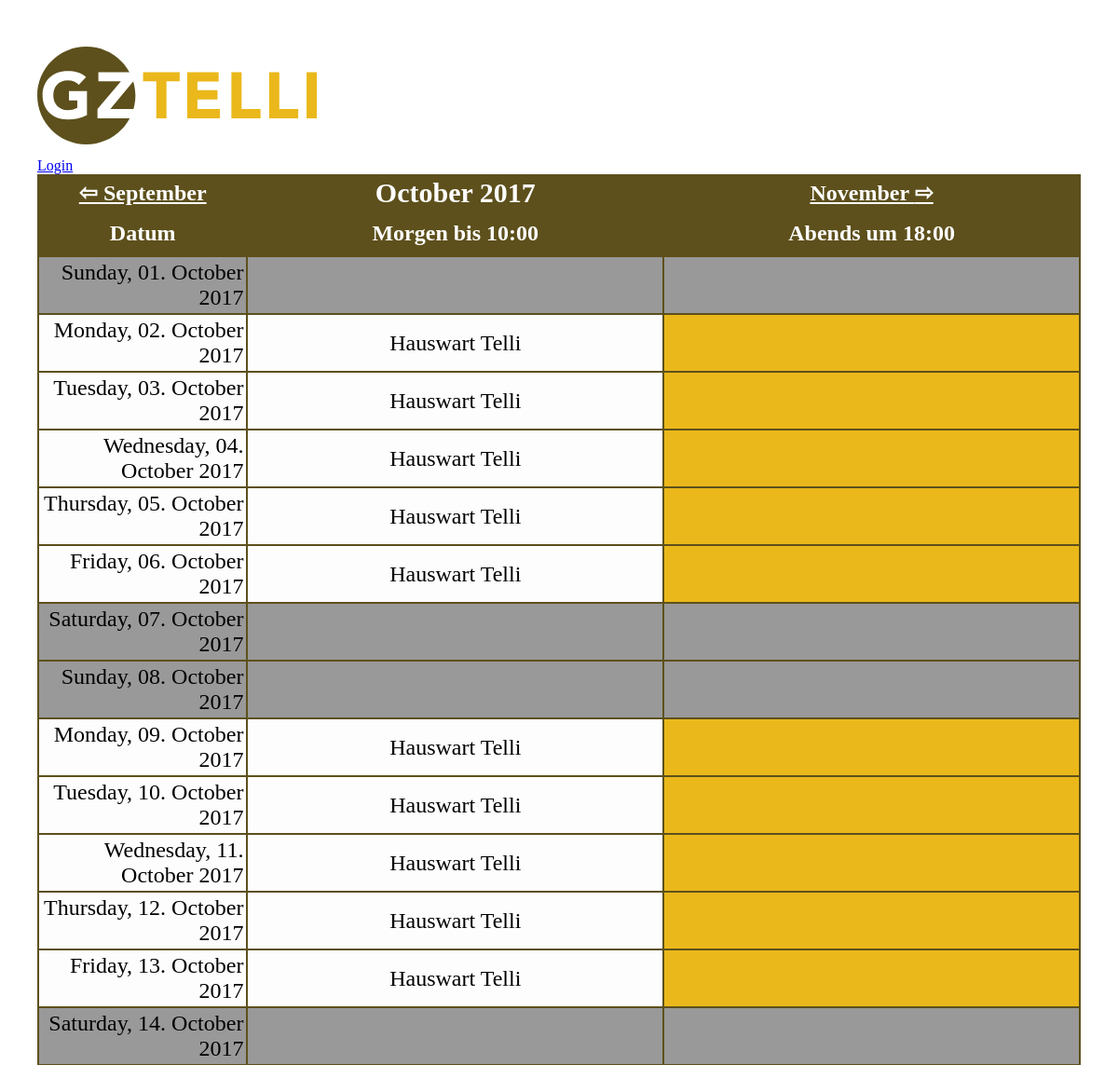
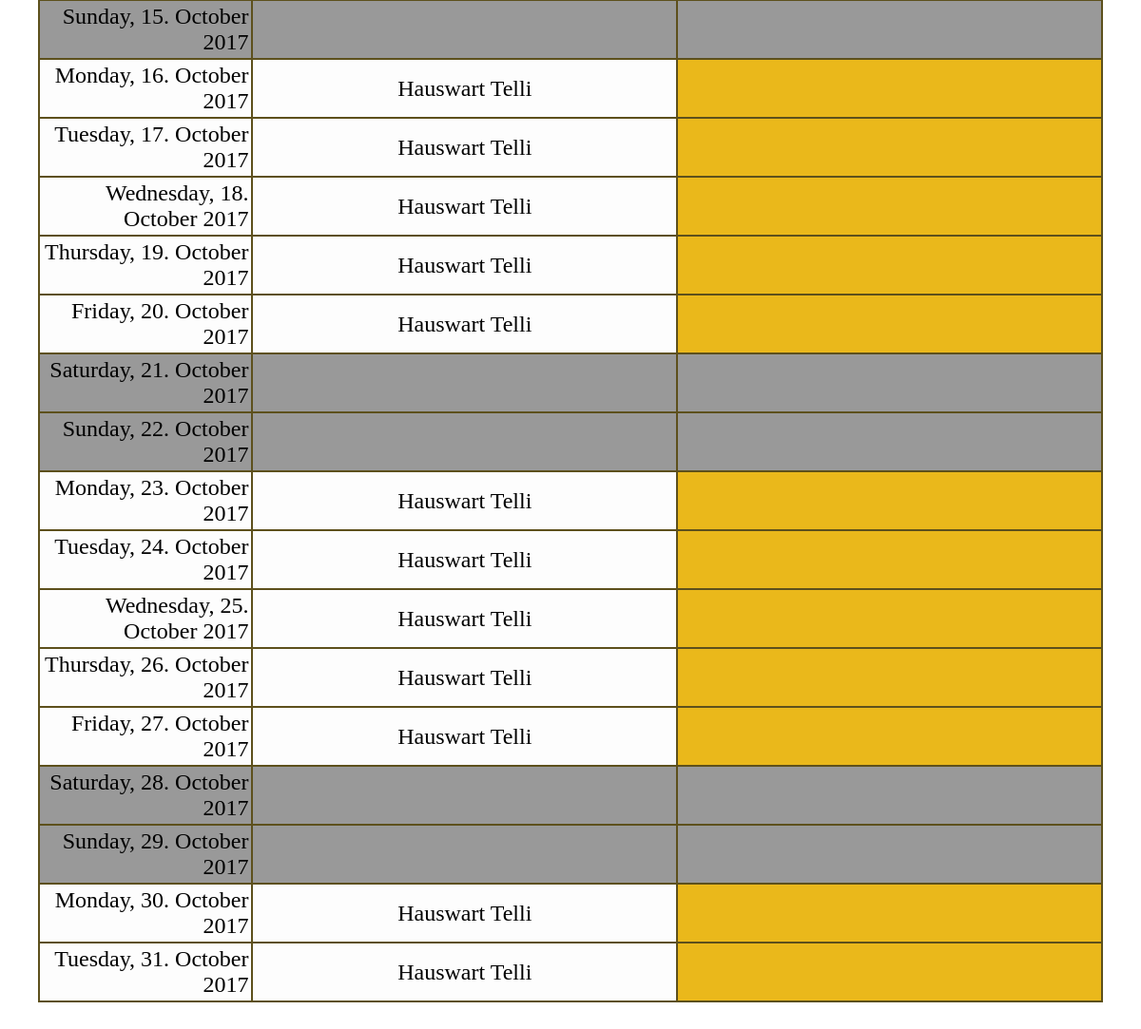
/index.php?monat=10&jahr=2017, run on the app's committed database (2 pictures, top to bottom).
### tables this page shows
CREATE TABLE IF NOT EXISTS `basketball` (
  `id` SMALLINT NOT NULL AUTO_INCREMENT,
  `datum` DATE NOT NULL UNIQUE,
  `morgen` text NOT NULL,
  `abends` text NOT NULL,
  PRIMARY KEY (id)
);

### dbcontroller.php (called while the page is built, shortened)
<?php
class DBController {
	private $host = "localhost";
	private $user = "marcland_telli";
	private $password = "qayxswedc$";
	private $database = "marcland_telli";
	private $db;
	function __construct() {
		$this->db = $this->connectDB();
	}
	function connectDB() {
		$db = new PDO('mysql:host='.$this->host.';dbname='.$this->database.';charset=utf8mb4',$this->user, $this->password);
		$db->setAttribute(PDO::ATTR_ERRMODE, PDO::ERRMODE_EXCEPTION);
		$db->setAttribute(PDO::ATTR_EMULATE_PREPARES, false);
		return $db;
	}
	function runQuery($query) {
		$pdoStatement = $this->db->query($query);
		$resultset = $pdoStatement->fetchAll();
		if(!empty($resultset))
		return $resultset;
	}
}
?>

### index.php (the view, shortened to what this page needs)
<?php
require_once("dbcontroller.php");
$db_handle = new DBController();
$sql = "SELECT * from basketball";
$faq = $db_handle->runQuery($sql);
if(isset($_GET["monat"]))
$monat = $_GET["monat"];
else $monat=date(m);
if(isset($_GET["jahr"]))
$jahr = $_GET["jahr"];
else $jahr=date(Y);
?>
<!doctype html>
<html>
    <head>
          <link rel="stylesheet" type="text/css" href="./style.css" target="_blank">
    </head>
    <body>
<div style="margin-top: 10px; margin-bottom: 10px;> <a title="Home" href="https://gztelli.ch"><img src="./gztelli.svg" alt="GZ Telli" width=300> </a> </div>
<?php
if(!isset($_SESSION['user']))
       {
          echo "<a href='login.php'> Login</a> ";
       }
else
{
          echo '<a href=\'logout.php\'> Logout</a> <a href="./index.php">[Heute]</a> <a href="./log.php">[Änderungsprotokoll]</a>';
}
?>
	   <table class="tbl-qa">
		  <thead>
                          <tr> <th><a style="color:white" href="index.php<?php if ($monat==1) echo "?monat=12&jahr=".($jahr-1).'"';
                                                           else echo "?monat=".($monat-1)."&jahr=".$jahr.'"'; ?>>
                                   ⇦ <?php $dateObj   = DateTime::createFromFormat('!m', $monat-1); echo $dateObj->format('F'); ?></a></th>
                               <th style="font-size: 30px; color: white;"><?php $dateObj   = DateTime::createFromFormat('!m', $monat); echo $dateObj->format('F'); echo " $jahr" ?></th>
                               <th><a style="color:white" href="index.php<?php if ($monat>11) echo "?monat=1&jahr=".($jahr+1).'"';
                                                           else echo "?monat=".($monat+1)."&jahr=".$jahr.'"'; ?>>
                                     <?php $dateObj   = DateTime::createFromFormat('!m', $monat+1); echo $dateObj->format('F'); ?> ⇨</a></th>
                          </tr>
			  <tr>
				<th class="table-header" style="color: white;" width="20%">Datum</th>
				<th class="table-header" style="color: white;" width="40%">Morgen bis 10:00</th>
				<th class="table-header" style="color: white;" width="40%">Abends um 18:00</th>
			  </tr>
		  </thead>
		  <tbody>
		<?php
		  foreach($faq as $k=>$v)
                  {
                    $frei=false;
                    if ($faq[$k]["datum"]>sprintf("%04d-%02d-%02d", $jahr, $monat, "0"))
                    {
                      if ($faq[$k]["datum"]<sprintf("%04d-%02d-%02d", $jahr, $monat, "32"))
                      {
		?>
			  <tr class="table-row">
                                   <?php
                                         if (strftime("%A", strtotime($faq[$k]["datum"]))==strftime("%A", strtotime("2017-08-26"))) $frei=true;
                                         if (strftime("%A", strtotime($faq[$k]["datum"]))==strftime("%A", strtotime("2017-08-27"))) $frei=true; ?>
				<td class="date"  <?php if($frei) echo "style=\"background-color:#999;\"";  ?>
                                  <?php if ($faq[$k]["datum"]==date("Y-m-d")) echo "style=\"background-color:#0FF;\"";  ?> >
                                    <?php echo strftime("%A, %d. %B %Y", strtotime($faq[$k]["datum"])); ?>
                                </td>
<?php
 if (isset($_SESSION['user']))
                    {
 ?>
				<td contenteditable="true"
                                  <?php if ((!$frei)&&($faq[$k]["morgen"] == "")) echo "style=\"background-color:#eab81b;\""?>
                                  <?php if ($frei) echo "style=\"background-color:#999;\"";  ?>
                                  <?php if ($faq[$k]["datum"]==date("Y-m-d")) echo "style=\"background-color:#0FF;\""?>
                                  onBlur="saveToDatabase(this,'morgen','<?php echo $faq[$k]["id"]; ?>')"
                                  onClick="showEdit(this);">
                                    <?php if (!$frei) echo $faq[$k]["morgen"]; ?>
                                </td>
				<td contenteditable="true"
                                  <?php if ((!$frei)&&($faq[$k]["abends"] == "")) echo "style=\"background-color:#eab81b;\""?>
                                  <?php if ($frei) echo "style=\"background-color:#999;\"";  ?>
                                  <?php if ($faq[$k]["datum"]==date("Y-m-d")) echo "style=\"background-color:#0FF;\""?>
                                  onBlur="saveToDatabase(this,'abends','<?php echo $faq[$k]["id"]; ?>')" onClick="showEdit(this);">
                                    <?php if (!$frei) echo $faq[$k]["abends"]; ?>
                                </td>
			  </tr>
 <?php
                     }
 else
                     {
   ?>
				<td
                                  <?php if ((!$frei)&&($faq[$k]["morgen"] == "")) echo "style=\"background-color:#eab81b;\""?>
                                  <?php if ($frei) echo "style=\"background-color:#999;\"";  ?>
                                  <?php if ($faq[$k]["datum"]==date("Y-m-d")) echo "style=\"background-color:#0FF;\""?> >
                                    <?php if (!$frei) echo $faq[$k]["morgen"]; ?>
                                </td>
				<td
                                  <?php if ((!$frei)&&($faq[$k]["abends"] == "")) echo "style=\"background-color:#eab81b;\""?>
                                  <?php if ($frei) echo "style=\"background-color:#999;\"";  ?>
                                  <?php if ($faq[$k]["datum"]==date("Y-m-d")) echo "style=\"background-color:#0FF;\""?> >
                                </td>
			  </tr>
 <?php
		      }
                    }
                 }
              }
   ?>
		  </tbody>
		</table>
    </body>
</html>

### style.css (style rules this page uses)
body { padding: 40px; margin: auto; }
.tbl-qa { width: 100%; font-size:1.5em; color: black; background-color: #5d501c; text-align:center; }
.tbl-qa th.table-header { padding: 5px; text-align: left; padding:10px; text-align:center; }
.tbl-qa .table-row td { padding:3px; background-color: #FDFDFD; }
.date { text-align:right; }

### data on the page
basketball: datum "Sunday, 01. October 2017"
basketball: datum "Monday, 02. October 2017", morgen "Hauswart Telli"
basketball: datum "Tuesday, 03. October 2017", morgen "Hauswart Telli"
basketball: datum "Wednesday, 04. October 2017", morgen "Hauswart Telli"
basketball: datum "Thursday, 05. October 2017", morgen "Hauswart Telli"
basketball: datum "Friday, 06. October 2017", morgen "Hauswart Telli"
basketball: datum "Saturday, 07. October 2017"
basketball: datum "Sunday, 08. October 2017"
basketball: datum "Monday, 09. October 2017", morgen "Hauswart Telli"
basketball: datum "Tuesday, 10. October 2017", morgen "Hauswart Telli"
basketball: datum "Wednesday, 11. October 2017", morgen "Hauswart Telli"
basketball: datum "Thursday, 12. October 2017", morgen "Hauswart Telli"
basketball: datum "Friday, 13. October 2017", morgen "Hauswart Telli"
basketball: datum "Saturday, 14. October 2017"
basketball: datum "Sunday, 15. October 2017"
basketball: datum "Monday, 16. October 2017", morgen "Hauswart Telli"
basketball: datum "Tuesday, 17. October 2017", morgen "Hauswart Telli"
basketball: datum "Wednesday, 18. October 2017", morgen "Hauswart Telli"
basketball: datum "Thursday, 19. October 2017", morgen "Hauswart Telli"
basketball: datum "Friday, 20. October 2017", morgen "Hauswart Telli"
basketball: datum "Saturday, 21. October 2017"
basketball: datum "Sunday, 22. October 2017"
basketball: datum "Monday, 23. October 2017", morgen "Hauswart Telli"
basketball: datum "Tuesday, 24. October 2017", morgen "Hauswart Telli"
basketball: datum "Wednesday, 25. October 2017", morgen "Hauswart Telli"
basketball: datum "Thursday, 26. October 2017", morgen "Hauswart Telli"
basketball: datum "Friday, 27. October 2017", morgen "Hauswart Telli"
basketball: datum "Saturday, 28. October 2017"
basketball: datum "Sunday, 29. October 2017"
basketball: datum "Monday, 30. October 2017", morgen "Hauswart Telli"
basketball: datum "Tuesday, 31. October 2017", morgen "Hauswart Telli"

### other printed values
$dateObj->format('F') "September"
$dateObj->format('F') "October"
$jahr "2017"
$dateObj->format('F') "November"
